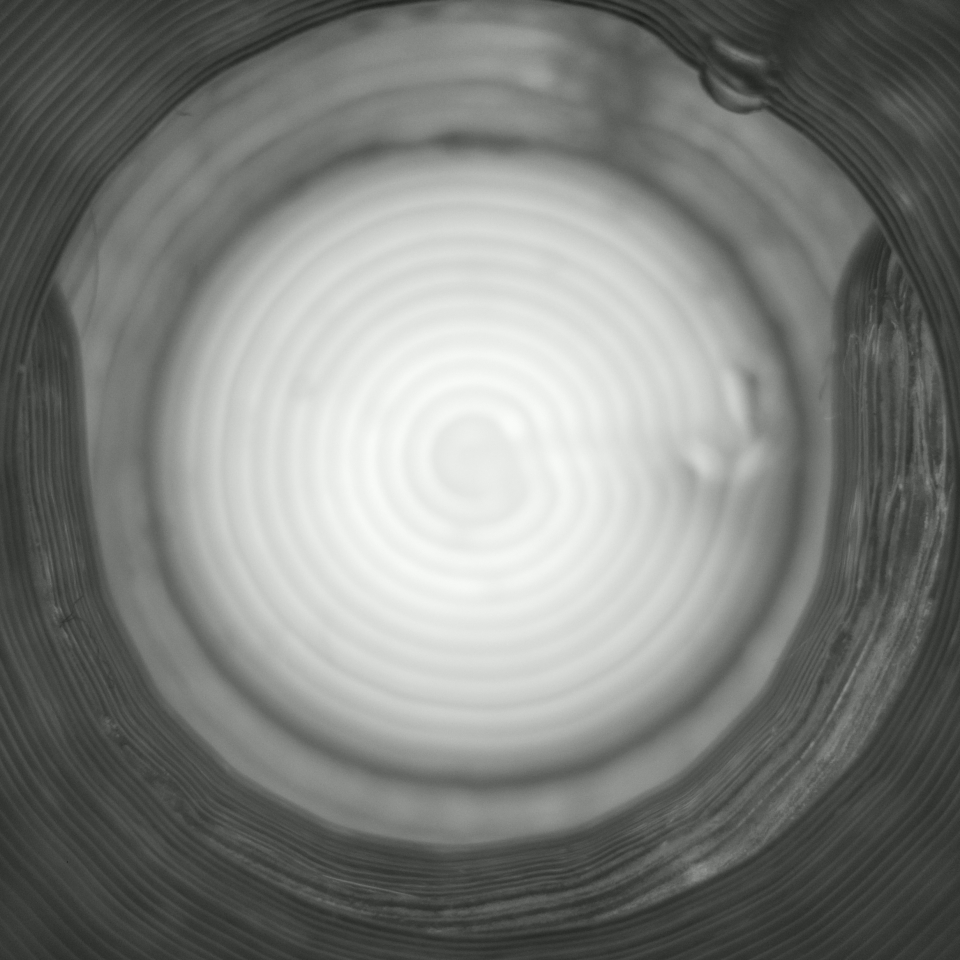
#> input picture no_pellet.jpg, 960 x 960 px
$ python detection.py
#> lines starting #> are read from the running program, lines starting #| are printed output that depends on the picture; after the words box and inside, x2 and y2 are one past the last pixel; in counts of white or black regions, pixels touching at a corner belong together
import cv2
import numpy as np

# Initial values for trackbars
initial_x, initial_y, initial_diameter = 480, 468, 250
initial_dev_up, initial_dev_down = 23, 23
debug = 0
plots = 0
pellet_center_mask = np.zeros((960,960), dtype="uint8")

def nothing(val):
    pass

def update_mask():
    global Csys, Dia, pellet_center_mask, camera
    # Update circle parameters
    Csys = (cv2.getTrackbarPos("Circle_X", "Trackbars"),
            cv2.getTrackbarPos("Circle_Y", "Trackbars"))
    Dia = cv2.getTrackbarPos("Circle_Diameter", "Trackbars")

    # Create a black canvas the size of the camera feed
    pellet_center_mask = np.zeros((960, 960), dtype="uint8")
    # Draw a circle based on the trackbar values
    cv2.circle(pellet_center_mask, Csys, Dia, 255, -1)
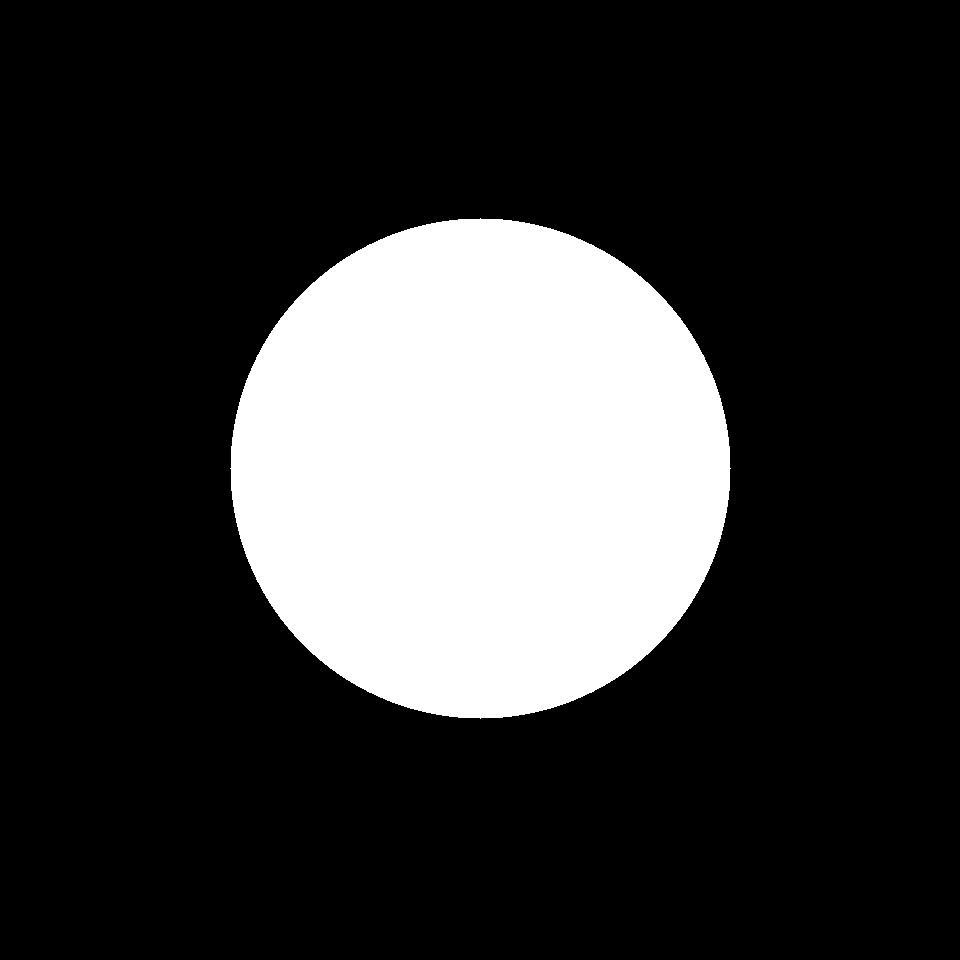
#> pellet_center_mask: shape (960, 960); 21.3% white; 1 white region, box (x1, y1, x2, y2) and area: (230, 218, 731, 719) 196321
    if debug == 1:
        # Display the mask
        cv2.imshow("Pellet center mask", pellet_center_mask)

def create_trackbars():
    # Set up the window and trackbars
    cv2.namedWindow("Trackbars")

    # Create trackbars with default values
    cv2.createTrackbar("Circle_X", "Trackbars", initial_x, 960, nothing)
    cv2.createTrackbar("Circle_Y", "Trackbars", initial_y, 960, nothing)
    cv2.createTrackbar("Circle_Diameter", "Trackbars", initial_diameter, 500, nothing)
    cv2.createTrackbar("Threshold_upper", "Trackbars", initial_dev_up, 40, nothing)
    cv2.createTrackbar("Threshold_lower", "Trackbars", initial_dev_down, 40, nothing)
    cv2.createTrackbar("Impurity_pixel_amount", "Trackbars", 1000,50000, nothing)
    cv2.createTrackbar("detection_threshold", "Trackbars", 40,100, nothing)


def is_pellet_present(image, mask):
    masked_image = cv2.bitwise_and(image, mask)
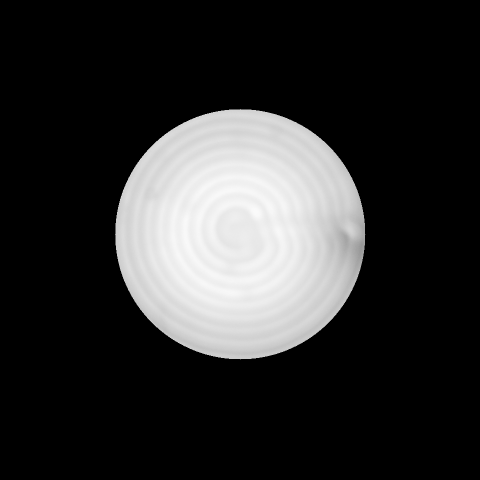
#> masked_image: shape (960, 960) (shown at 1/2 size); min 0, max 251, mean 47.4
    # Apply thresholding to create a binary image
    _, binary = cv2.threshold(masked_image, 225, 255, cv2.THRESH_BINARY)
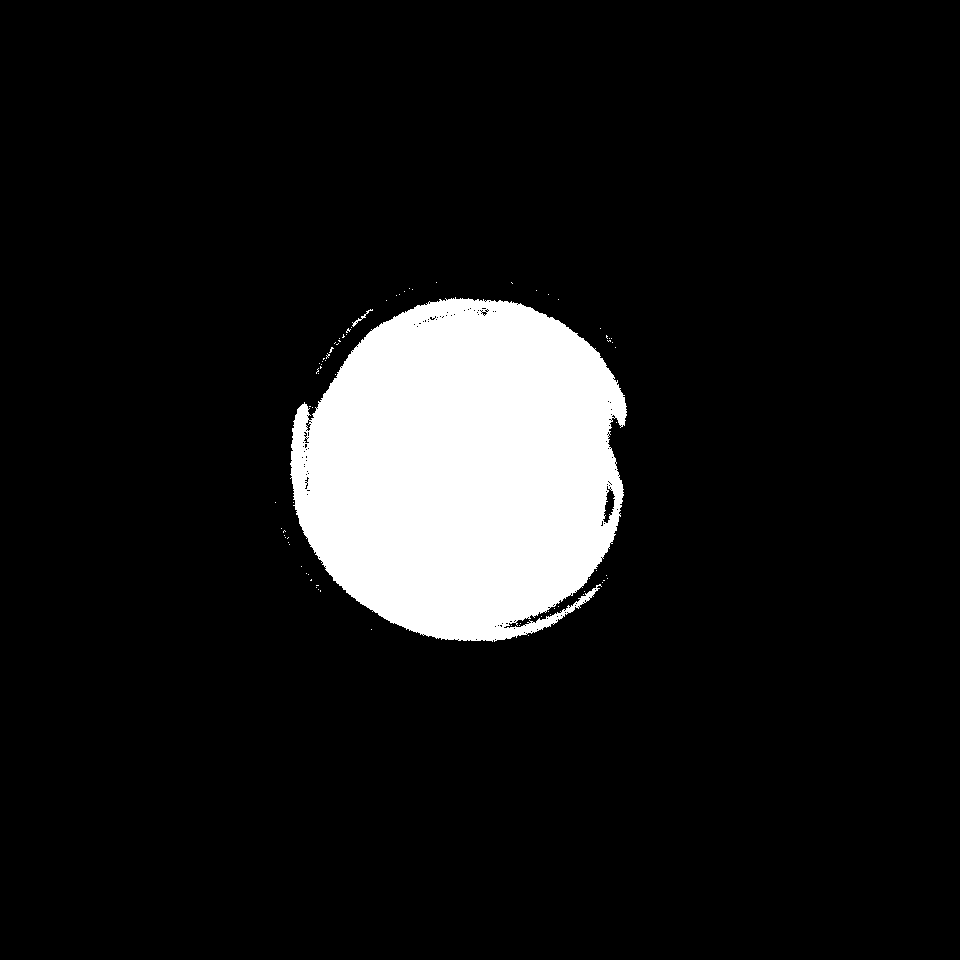
#> binary: shape (960, 960); 9.7% white; 77 white regions (75 under 20 px), largest, box (x1, y1, x2, y2) and area: (290, 297, 627, 642) 89327, (352, 309, 373, 327) 56
    impurity_pixel_count = np.sum(binary == 255)
#> impurity_pixel_count = 89531
    area_pixel_count = np.sum(mask == 255)
#> area_pixel_count = 196321
    detection_threshold = cv2.getTrackbarPos("detection_threshold", "Trackbars")
    percentage_light = int(impurity_pixel_count / area_pixel_count * 100)
#> percentage_light = 45
    cv2.putText(binary, "Percentage light:" + str(percentage_light) + "%",  (28,30), cv2.FONT_HERSHEY_SIMPLEX, 1, (255, 255, 255), 2)
    cv2.putText(binary, "Percentage threshold:" + str(detection_threshold) + "%",  (28,60), cv2.FONT_HERSHEY_SIMPLEX, 1, (255, 255, 255), 2)
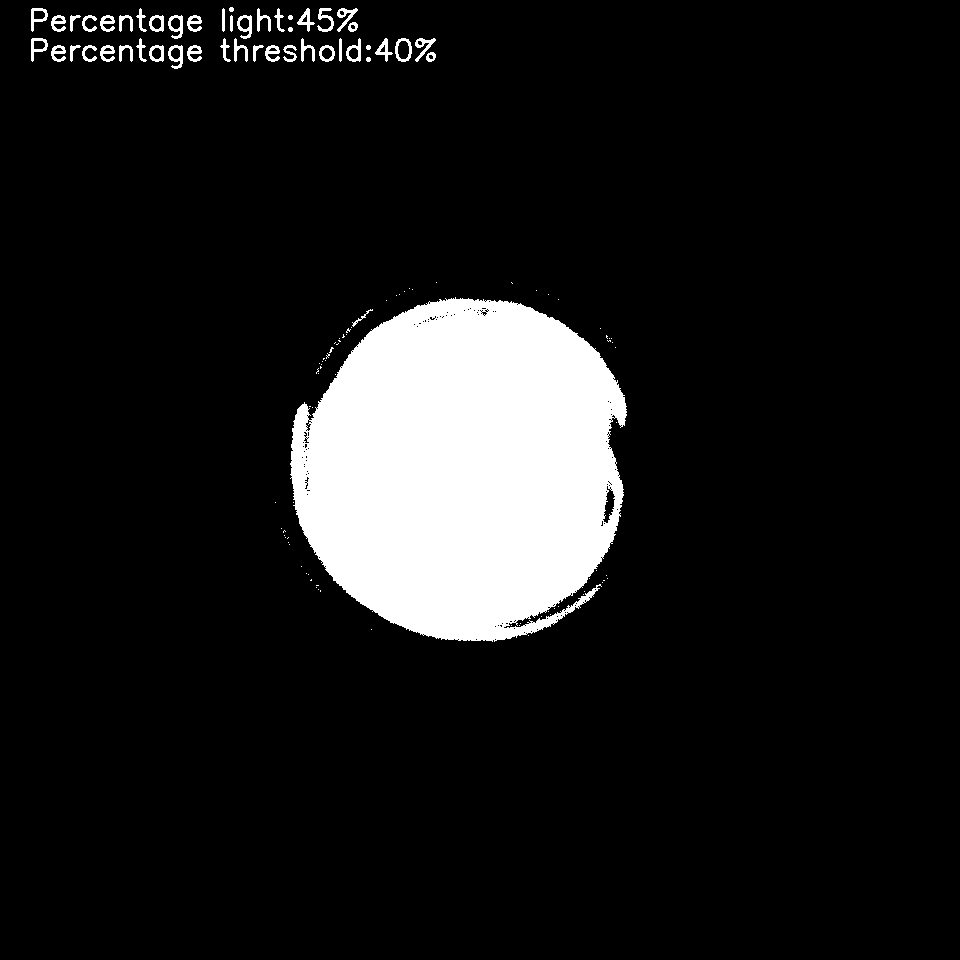
#> binary: shape (960, 960); 10.3% white; 124 white regions (75 under 20 px), largest, box (x1, y1, x2, y2) and area: (290, 297, 627, 642) 89327, (337, 8, 358, 32) 178, (168, 15, 183, 39) 178
    cv2.imshow("Binary", binary)
    if percentage_light > detection_threshold:
        return False
    else:
        return True


# Create the Trackbars, so the mask can be created
create_trackbars()

while True:
    # Read a frame from the camera
    original_image = cv2.imread('no_pellet.jpg' , cv2.IMREAD_GRAYSCALE)
    update_mask()

    # Perform object detection qon the frame
    if is_pellet_present(original_image, pellet_center_mask):
        print("Pellet")
    else:
        print("No")
    # Break the loop when 'q' key is pressed
    if cv2.waitKey(1) & 0xFF == ord('q'):
#> (key q is pressed here)
        break

# Close all windows
cv2.destroyAllWindows()

$ run again, with bad.jpg copied over no_pellet.jpg
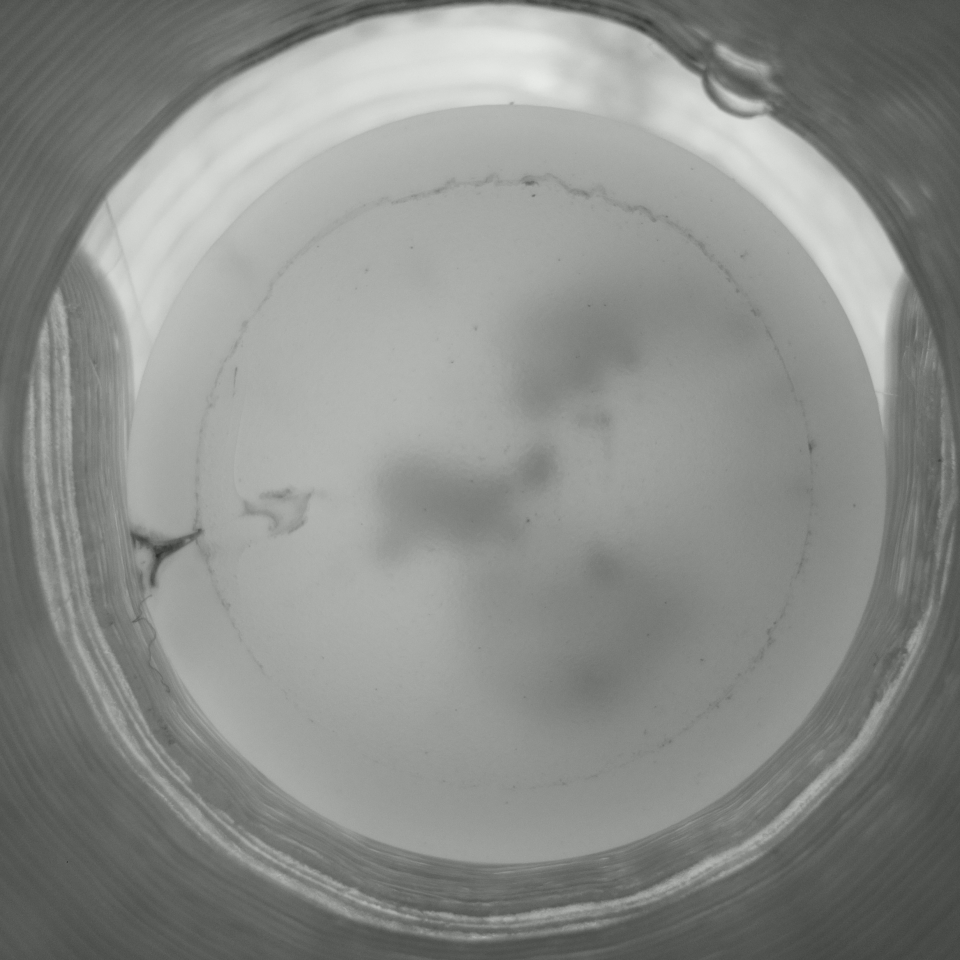
#> input picture bad.jpg, 960 x 960 px
#> pellet_center_mask: shape (960, 960); 21.3% white; 1 white region, box (x1, y1, x2, y2) and area: (230, 218, 731, 719) 196321
#> in is_pellet_present, `masked_image = cv2.bitwise_and(image, mask)`:
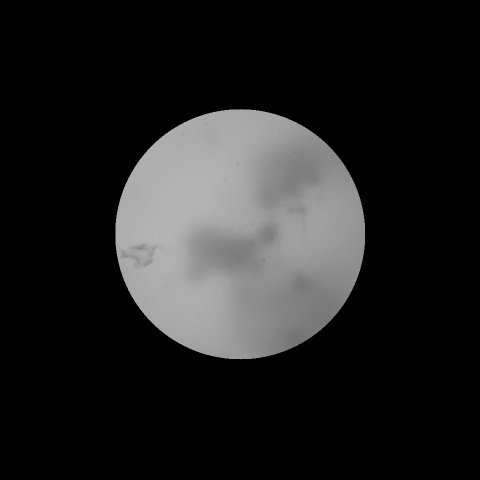
#> masked_image: shape (960, 960) (shown at 1/2 size); min 0, max 182, mean 33.2
#> impurity_pixel_count = 0
#> area_pixel_count = 196321
#> percentage_light = 0
#> in is_pellet_present, `cv2.putText(binary, "Percentage threshold:" + str(detection_threshold)..`:
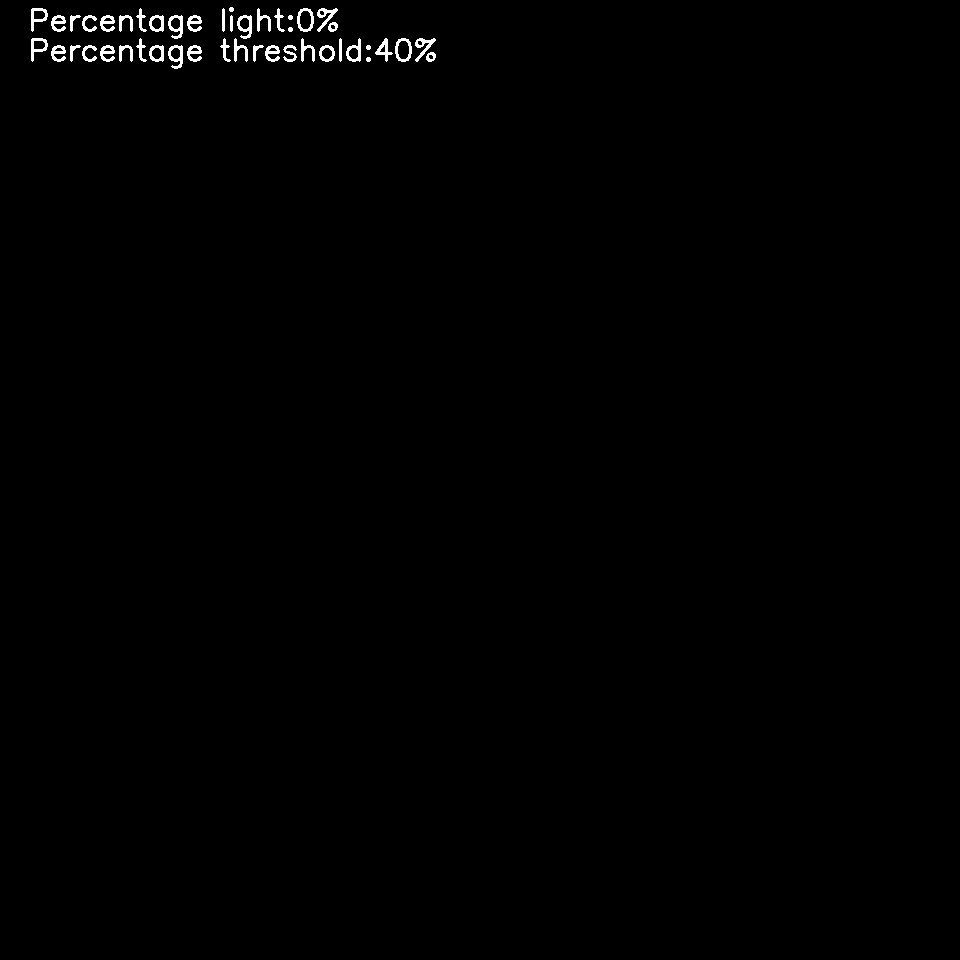
#> binary: shape (960, 960); 0.57% white; 46 white regions, largest, box (x1, y1, x2, y2) and area: (317, 8, 338, 32) 178, (168, 15, 183, 39) 178, (237, 15, 252, 39) 178

$ run again, with good.jpg copied over no_pellet.jpg
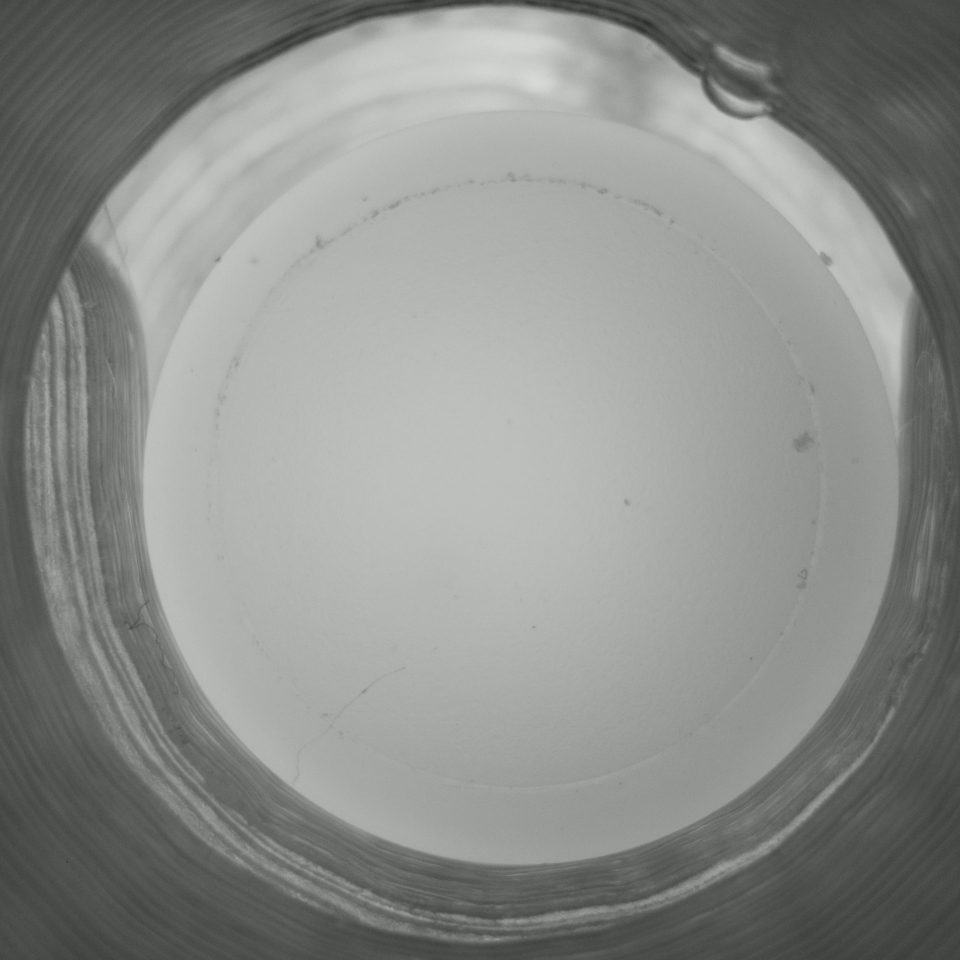
#> input picture good.jpg, 960 x 960 px
#> pellet_center_mask: shape (960, 960); 21.3% white; 1 white region, box (x1, y1, x2, y2) and area: (230, 218, 731, 719) 196321
#> in is_pellet_present, `masked_image = cv2.bitwise_and(image, mask)`:
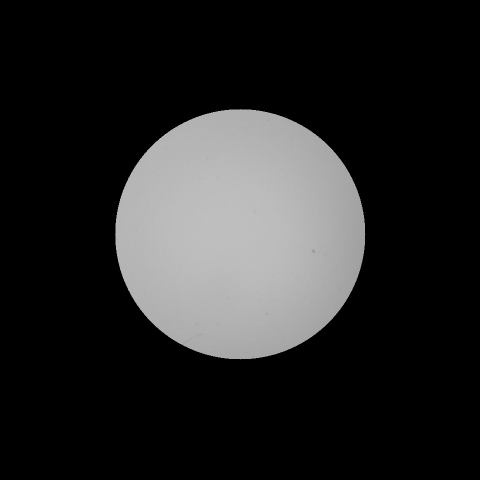
#> masked_image: shape (960, 960) (shown at 1/2 size); min 0, max 194, mean 38.2
#> impurity_pixel_count = 0
#> area_pixel_count = 196321
#> percentage_light = 0
#> in is_pellet_present, `cv2.putText(binary, "Percentage threshold:" + str(detection_threshold)..`:
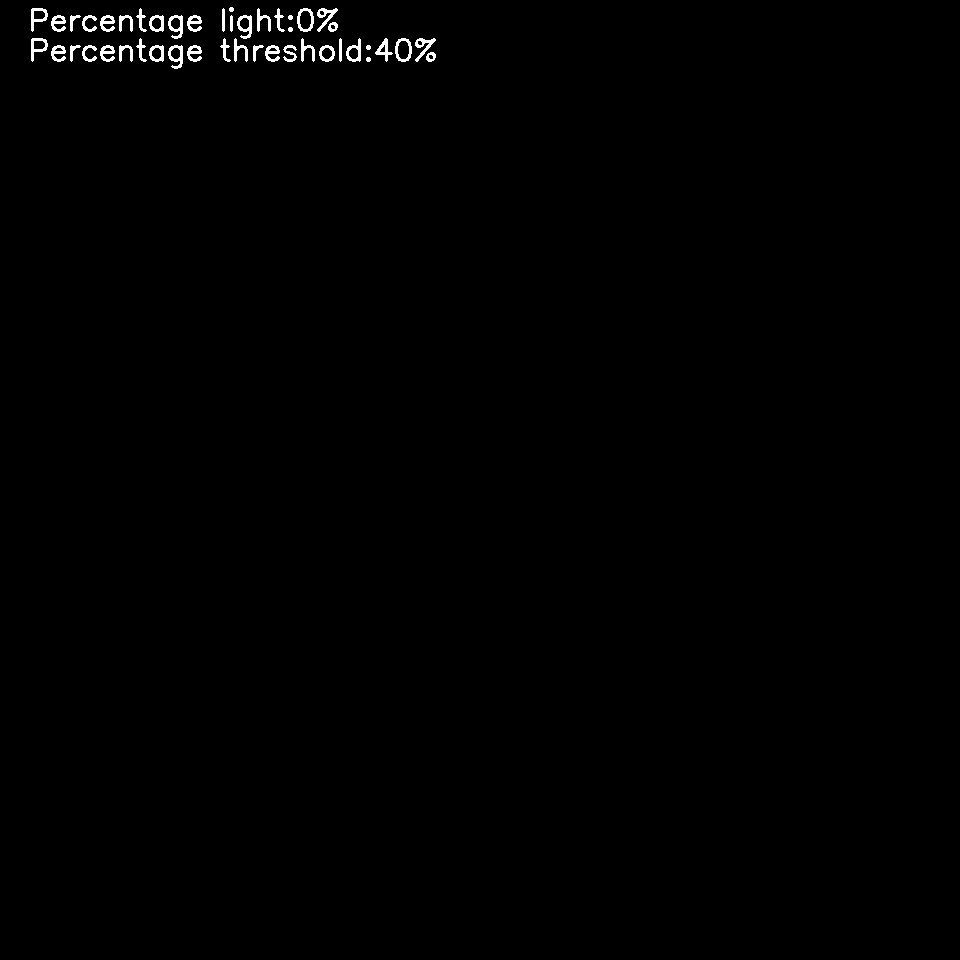
#> binary: shape (960, 960); 0.57% white; 46 white regions, largest, box (x1, y1, x2, y2) and area: (317, 8, 338, 32) 178, (168, 15, 183, 39) 178, (237, 15, 252, 39) 178
